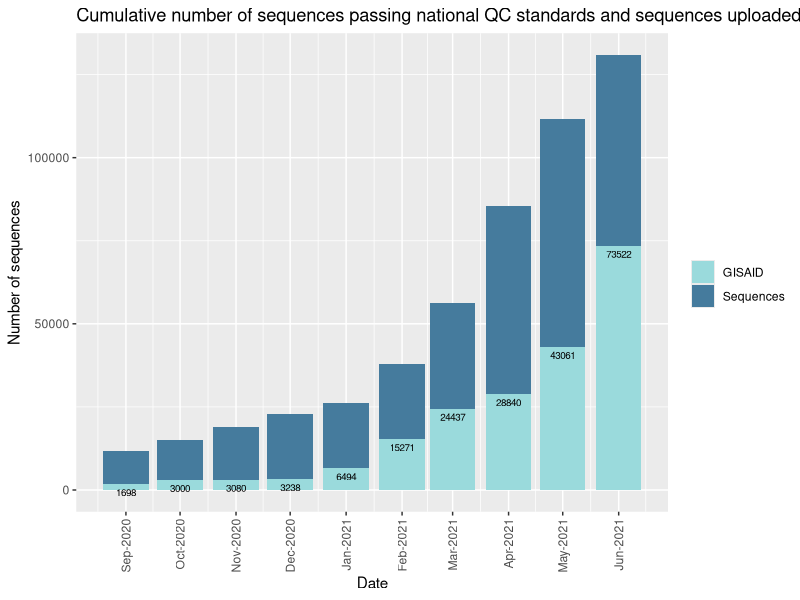
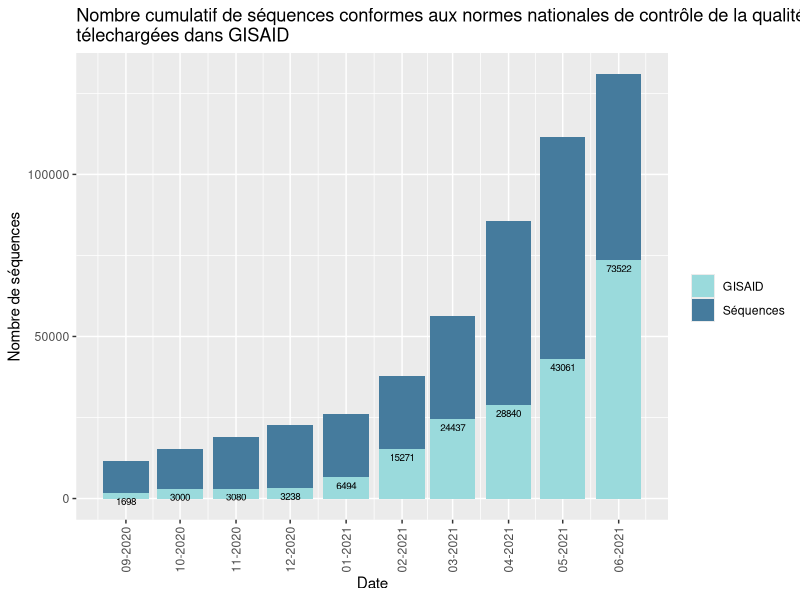
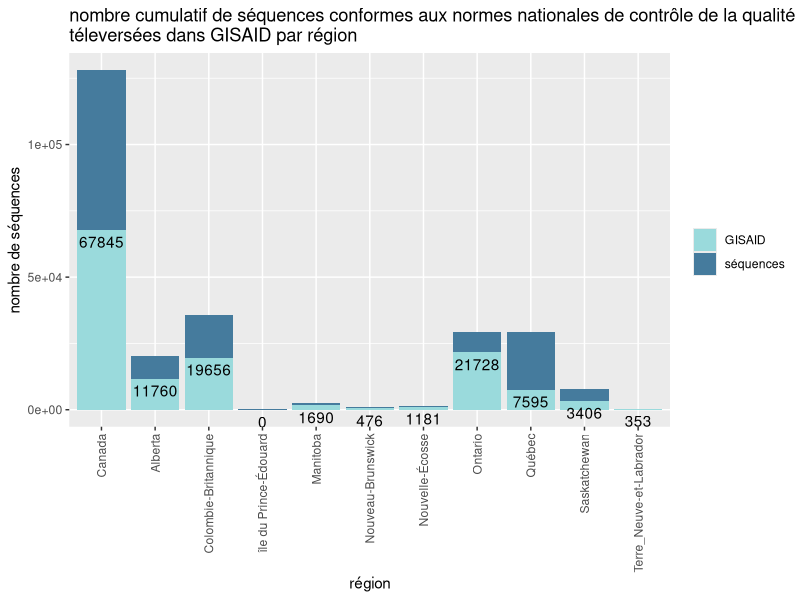
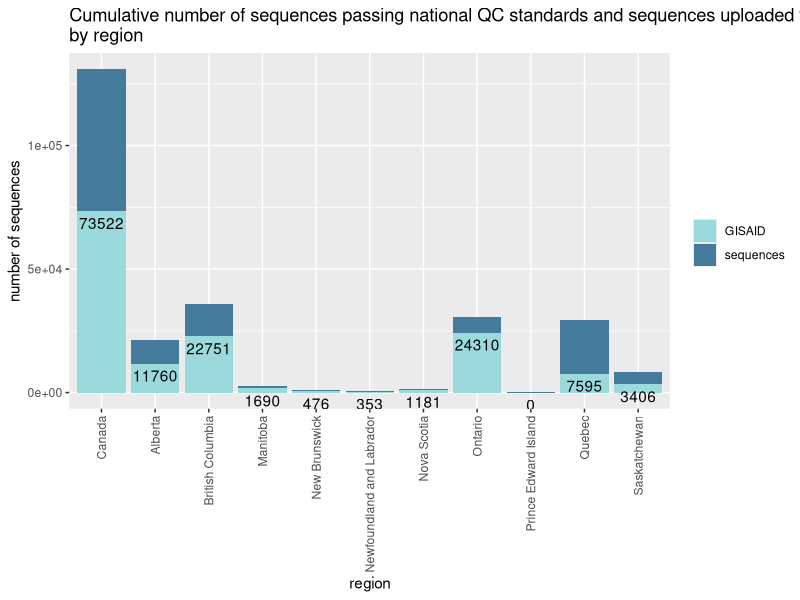
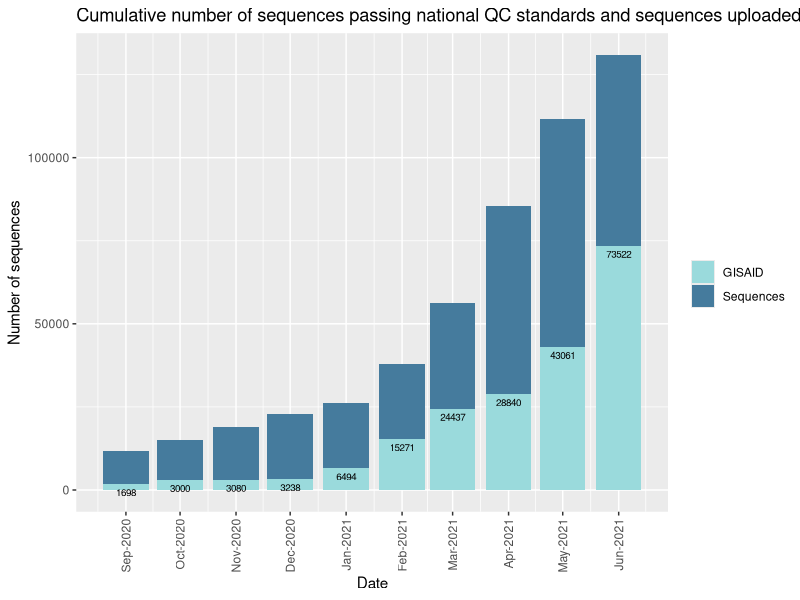
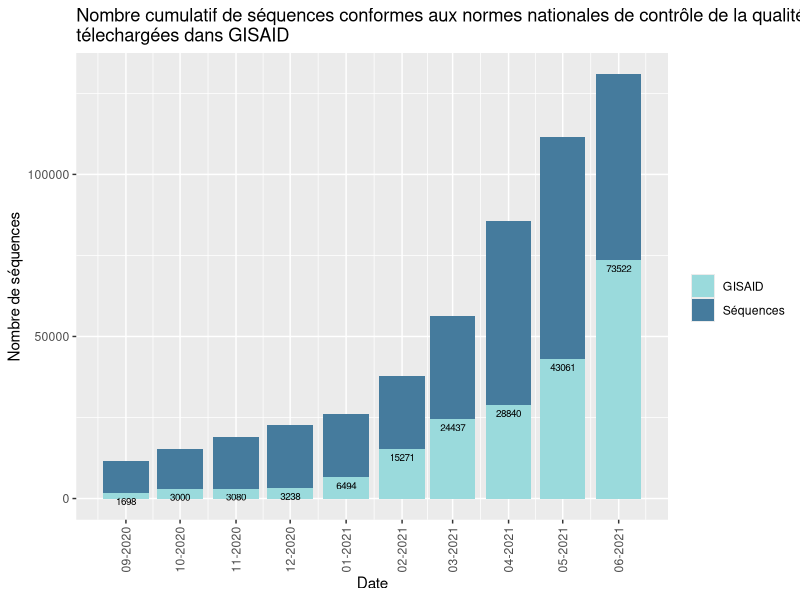
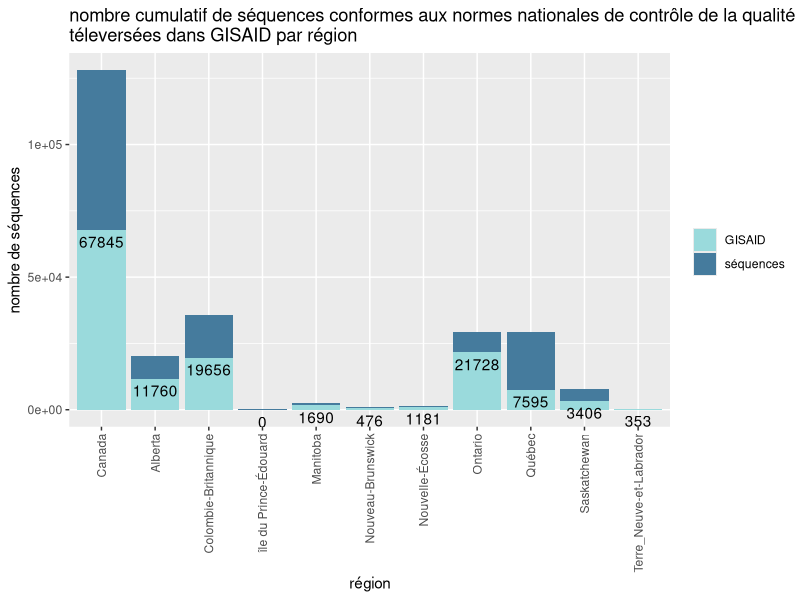

Recreate these plots in R, in order.
library(ggplot2)
library(ggridges)
library(reshape)
library(dplyr)
library(viridis)

setwd("~/Projects/gisaid_uploads")
seqs <- read.csv('data_reduced.csv', header = TRUE)
seqs <- subset(seqs, select=-c(proportion))

seqs$region <- factor(seqs$region)
seqs$region <- relevel(seqs$region, "Canada")

seqs_can <- seqs[seqs$region == 'Canada',]
names(seqs_can)[3] <- 'GISAID'
names(seqs_can)[2] <- 'Sequences'
names(seqs_can)[4] <- 'Date'
seqs_can <- data.frame(seqs_can)
seqs_can$Date <- as.Date(seqs_can$Date)

ggplot(seqs_can, aes(x = Date, y = Sequences, fill = 'Sequences')) +
  geom_col() +
  geom_col(aes(x = Date, y = GISAID, fill = 'GISAID')) +
  ylab("Number of sequences") +
  ggtitle("Cumulative number of sequences passing national QC standards and sequences uploaded to GISAID") +
  guides(x = guide_axis(angle = 90)) +
  geom_text(size=2.5, aes(y = GISAID, label = GISAID), vjust = 1.5, colour = "black") +
  labs(fill='') +
  scale_x_date(date_breaks = "1 month", date_labels = "%b-%Y") +
  scale_y_continuous(labels = function(x) format(x, scientific = FALSE)) +
  scale_fill_manual(values = c("#9ADADC", "#457B9D"))

ggsave("gisaid_seqs_running_canada.png", width = 25, height = 25, units = 'cm')

seqs2 <- seqs %>%
  group_by(region, GISAID_uploads) %>%
  summarise(max = max(sequences,na.rm=TRUE))

seqs2<- seqs %>%
  group_by(region) %>%
  summarise(GISAID = max(GISAID_uploads,na.rm=TRUE), sequences = max(sequences))

seqs2$region <- factor(seqs2$region)
seqs2$region <- relevel(seqs2$region, "Canada")

#-----------French graphs

seqs3 <- read.csv('data_fr.csv', header = TRUE)
seqs3 <- subset(seqs3, select=-c(proportion))

seqs3$région <- factor(seqs3$région)
seqs3$région <- relevel(seqs3$région, "Canada")

names(seqs_can)[2] <- 'Séquences'

ggplot(seqs_can, aes(x = Date, y = Séquences, fill = 'Séquences')) +
  geom_col() +
  geom_col(aes(x = Date, y = GISAID, fill = 'GISAID')) +
  ylab("Nombre de séquences") +
  ggtitle("Nombre cumulatif de séquences conformes aux normes nationales de contrôle de la qualité et séquences \ntélechargées dans GISAID") +
  guides(x = guide_axis(angle = 90)) +
  geom_text(size=2.5, aes(y = GISAID, label = GISAID), vjust = 1.5, colour = "black") +
  labs(fill='') +
  scale_x_date(date_breaks = "1 month", date_labels = "%m-%Y") +
  scale_y_continuous(labels = function(x) format(x, scientific = FALSE)) +
  scale_fill_manual(values = c("#9ADADC", "#457B9D"))

ggsave("gisaid_seqs_running_canada_fr.png", width = 25, height = 25, units = 'cm')


seqs4 <- seqs3 %>%
  group_by(région, téléchargements_à_GISAID) %>%
  summarise(max = max(séquences,na.rm=TRUE))

seqs4<- seqs3 %>%
  group_by(région) %>%
  summarise(GISAID = max(téléchargements_à_GISAID,na.rm=TRUE), séquences = max(séquences))

seqs4$region <- factor(seqs4$région)
seqs4$region <- relevel(seqs4$région, "Canada")

ggplot(seqs4, aes(x = région, y = séquences, fill = 'séquences')) +
  geom_col() +
  geom_col(aes(x = région, y = GISAID, fill = 'GISAID')) +
  ylab("nombre de séquences") +
  ggtitle("nombre cumulatif de séquences conformes aux normes nationales de contrôle de la qualité et séquences \ntéleversées dans GISAID par région") +
  guides(x = guide_axis(angle = 90)) +
  geom_text(aes(y = GISAID, label = GISAID), vjust = 1.5, colour = "black") +
  labs(fill='') +
  scale_fill_manual(values = c("#9ADADC", "#457B9D"))

ggsave("gisaid_seqs_totals_fr.png", width = 25, height = 25, units = 'cm')



ggplot(seqs2, aes(x = region, y = sequences, fill = 'sequences')) +
  geom_col() +
  geom_col(aes(x = region, y = GISAID, fill = 'GISAID')) +
  ylab("number of sequences") +
  ggtitle("Cumulative number of sequences passing national QC standards and sequences uploaded to GISAID \nby region") +
  guides(x = guide_axis(angle = 90)) +
  geom_text(aes(y = GISAID, label = GISAID), vjust = 1.5, colour = "black") +
  labs(fill='') +
  scale_fill_manual(values = c("#9ADADC", "#457B9D"))

#ggsave("gisaid_seqs_totals.png", width = 25, height = 25, units = 'cm')
